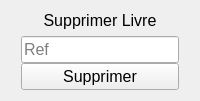
                <widget class="QWidget" name="deleteBook">
                 <layout class="QVBoxLayout" name="verticalLayout_17">
                  <item alignment="Qt::AlignTop">
                   <widget class="QLabel" name="label_6">
                    <property name="font">
                     <font>
                      <pointsize>12</pointsize>
                     </font>
                    </property>
                    <property name="text">
                     <string>Supprimer Livre</string>
                    </property>
                    <property name="alignment">
                     <set>Qt::AlignCenter</set>
                    </property>
                   </widget>
                  </item>
                  <item>
                   <widget class="QWidget" name="widget_6" native="true">
                    <property name="sizePolicy">
                     <sizepolicy hsizetype="Preferred" vsizetype="Expanding">
                      <horstretch>0</horstretch>
                      <verstretch>0</verstretch>
                     </sizepolicy>
                    </property>
                    <layout class="QVBoxLayout" name="verticalLayout_18">
                     <property name="spacing">
                      <number>0</number>
                     </property>
                     <property name="leftMargin">
                      <number>10</number>
                     </property>
                     <property name="topMargin">
                      <number>0</number>
                     </property>
                     <property name="rightMargin">
                      <number>10</number>
                     </property>
                     <property name="bottomMargin">
                      <number>0</number>
                     </property>
                     <item>
                      <widget class="QLineEdit" name="deleteRef">
                       <property name="font">
                        <font>
                         <pointsize>12</pointsize>
                        </font>
                       </property>
                       <property name="placeholderText">
                        <string>Ref</string>
                       </property>
                      </widget>
                     </item>
                     <item>
                      <widget class="QPushButton" name="deleteBookBtn">
                       <property name="font">
                        <font>
                         <pointsize>12</pointsize>
                        </font>
                       </property>
                       <property name="cursor">
                        <cursorShape>PointingHandCursor</cursorShape>
                       </property>
                       <property name="text">
                        <string>Supprimer</string>
                       </property>
                       <property name="icon">
                        <iconset resource="QSS/QSS_Resources.qrc">
                         <normaloff>:/icons/Icons/trash-2.png</normaloff>:/icons/Icons/trash-2.png</iconset>
                       </property>
                       <property name="iconSize">
                        <size>
                         <width>24</width>
                         <height>24</height>
                        </size>
                       </property>
                      </widget>
                     </item>
                    </layout>
                   </widget>
                  </item>
                 </layout>
                </widget>
